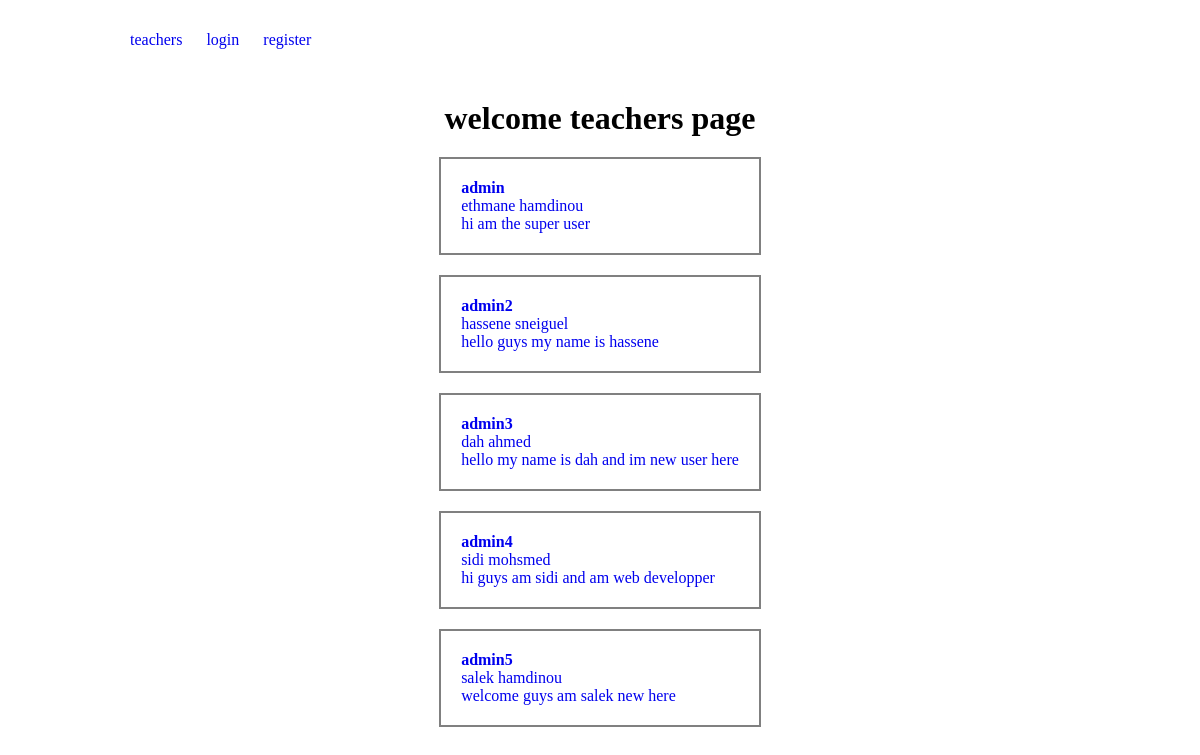
Screenshot of /teachers/ with the database file from the repository.
### account/models.py (models this page shows, shortened)
class Profile(models.Model):
    user = models.OneToOneField(User, on_delete=models.CASCADE)
    first_name = models.CharField(max_length=200, null=True)
    last_name = models.CharField(max_length=200, null=True)
    username = models.CharField(max_length=200, null=True, unique=True)
    email = models.EmailField(max_length=200)
    bio = models.TextField()

### account/views.py (the view)
# urls.py: path('teachers/',views.teacher, name='profile'),
def teacher(request):
    profiles = Profile.objects.all()
    return render(request, 'profile.html', {'profiles':profiles})

### account/templates/profile.html
{% extends 'index.html'%}
{% load static%}
{% block body%}
<div class="container">
<h1>welcome teachers page</h1>
<div class="content">
{% for profile in profiles%}
<a href="{% url 'profile_d' profile.user.id%}">
    <div class="col">
<h4>{{profile.user}}</h4>
<p>{{profile.first_name}} {{profile.last_name}}</p>
<p>{{profile.bio}}</p>
</div></a>
{% endfor%}
</div>
</div>
{% endblock body%}

### templates/index.html (shortened to what this page needs)
<!DOCTYPE html>
{% load static%}
<html lang="en">
<head>
    <link rel="stylesheet" href="{% static 'css/style.css'%}">
</head>
<body>
    <div class="header">
    <a href="{% url 'profile'%}">teachers</a>
    {% if request.user.is_authenticated %}
    <a href="{% url 'logout' %}">logout</a>
    <a href="{% url 'account'%}">account</a>
<p>hello {{request.user}}</p>
    {% else %}
    <a href="{% url 'login'%}">login</a>
    <a href="{% url 'register'%}">register</a>
    {% endif%}
</div>
    {% block body%}{% endblock body%}
</body>
</html>

### account/static/css/style.css (style rules this page uses)
* { margin:0; padding: 0; }
.header { width: 80%; margin: 0 auto; line-height: 80px; }
a { text-decoration: none; }
.header a { margin: 10px; }
.container { width: 90%; margin: 0 auto; }
.container h1 { text-align: center; margin: 20px; }
.content { display: grid; align-items: center; justify-content: center; grid-gap: 20px; }
.content .col { border: 2px solid gray; padding: 20px; }

### rows the page displays
Profile: user "admin", first_name "ethmane", last_name "hamdinou", bio "hi am the super user"
Profile: user "admin2", first_name "hassene", last_name "sneiguel", bio "hello guys my name is hassene"
Profile: user "admin3", first_name "dah", last_name "ahmed", bio "hello my name is dah and im new user here"
Profile: user "admin4", first_name "sidi", last_name "mohsmed", bio "hi guys am sidi and am web developper"
Profile: user "admin5", first_name "salek", last_name "hamdinou", bio "welcome guys am salek new here"
